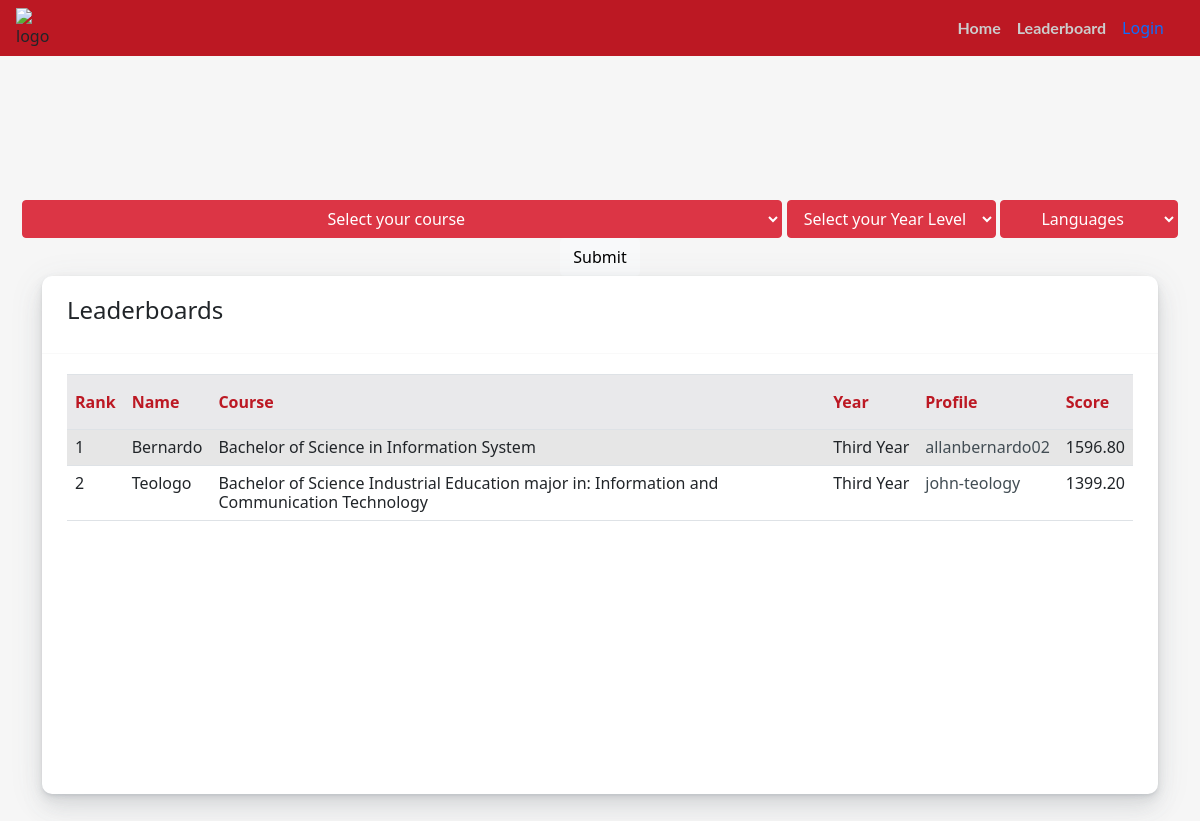
The app's page /leaderboards/, older data.
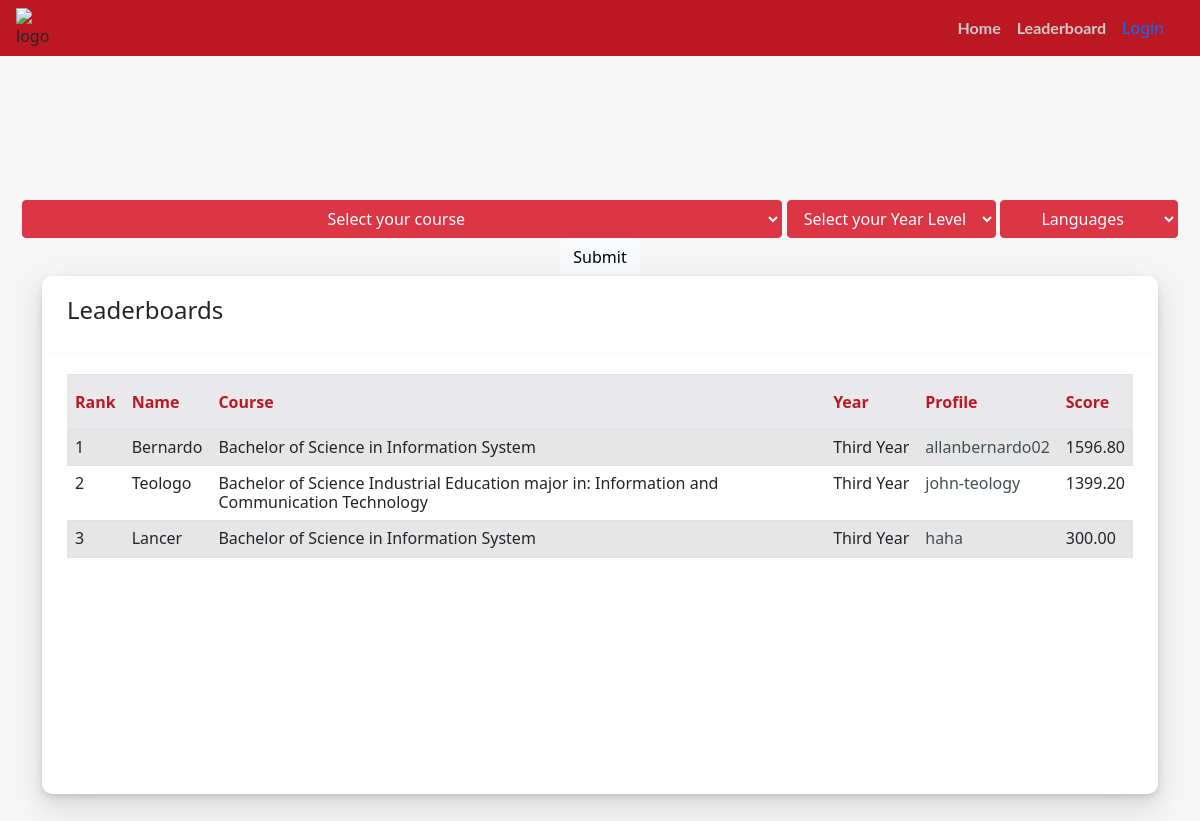
The same page, newer data.
### portfolio/models.py (models this page shows, shortened)
class LeaderBoards(models.Model):
    userProfile = models.ForeignKey(Profile , null=True ,on_delete=CASCADE, related_name='user_leaderboard')
    userID = models.ForeignKey(User, on_delete=CASCADE, related_name= 'userLeaderboard' )
    courseID = models.ForeignKey(Course, on_delete=CASCADE ,related_name='userCourse' , null=True)
    yearID = models.ForeignKey(YearLevel, on_delete=CASCADE,  related_name= 'userYearLevel',null=True )
    overallScore = models.FloatField(default=0,blank=True)
    CEnterprise = models.FloatField(default=0,blank=True, verbose_name='1C Enterprise')
    ASPNET = models.FloatField(default=0,blank=True, verbose_name='ASP.NET')
    ActionScript = models.FloatField(default=0,blank=True)
    Apex = models.FloatField(default=0,blank=True)
    Assembly = models.FloatField(default=0,blank=True)
    Ballerina = models.FloatField(default=0,blank=True)
    Batchfile = models.FloatField(default=0,blank=True)
    Blazor = models.FloatField(default=0,blank=True)
    C = models.FloatField(default=0,blank=True)
    CSharp = models.FloatField(default=0,blank=True, verbose_name='C#')
    Cplus = models.FloatField(default=0,blank=True,verbose_name='C++')
    COBOL = models.FloatField(default=0,blank=True)
    CSS = models.FloatField(default=0,blank=True)
    Clojure = models.FloatField(default=0,blank=True)
    CoffeeScript = models.FloatField(default=0,blank=True)
    Crystal = models.FloatField(default=0,blank=True)
    Cucumber = models.FloatField(default=0,blank=True)
    Dart = models.FloatField(default=0,blank=True)
    Delphi = models.FloatField(default=0,blank=True)
    Dockerfile = models.FloatField(default=0,blank=True)
    EJS = models.FloatField(default=0,blank=True)
    EPP = models.FloatField(default=0,blank=True)
    ERB = models.FloatField(default=0,blank=True)
    Ebuild = models.FloatField(default=0,blank=True)
    Elixir = models.FloatField(default=0,blank=True)
    Elm = models.FloatField(default=0,blank=True)
    Erlang = models.FloatField(default=0,blank=True)
    FSharp = models.FloatField(default=0,blank=True,verbose_name='F#')
    Fortran = models.FloatField(default=0,blank=True)
    Go = models.FloatField(default=0,blank=True)
    Groovy = models.FloatField(default=0,blank=True)
    HCL = models.FloatField(default=0,blank=True)
    HTML = models.FloatField(default=0,blank=True)
    HTML_Razor = models.FloatField(default=0,blank=True,verbose_name='HTML+RAZOR')
    Haskell = models.FloatField(default=0,blank=True)
    Haxe = models.FloatField(default=0,blank=True)
    HiveQL = models.FloatField(default=0,blank=True)
    JSON = models.FloatField(default=0,blank=True)
    Java = models.FloatField(default=0,blank=True)
    JavaScript = models.FloatField(default=0,blank=True)
    Julia = models.FloatField(default=0,blank=True)
    JupyterNotebook = models.FloatField(default=0,blank=True, verbose_name='Jupyter Notebook')
    Kivy = models.FloatField(default=0,blank=True)
    Kotlin = models.FloatField(default=0,blank=True)
    LabVIEW = models.FloatField(default=0,blank=True)
    Less = models.FloatField(default=0,blank=True)
    Lex = models.FloatField(default=0,blank=True)
    Limbo = models.FloatField(default=0,blank=True)
    Liquid = models.FloatField(default=0,blank=True)
    Lua = models.FloatField(default=0,blank=True)
    M = models.FloatField(default=0,blank=True)
    MATLAB = models.FloatField(default=0,blank=True)
    Makefile = models.FloatField(default=0,blank=True)
    Mathematica = models.FloatField(default=0,blank=True)
    Mercury = models.FloatField(default=0,blank=True)
    Nginx = models.FloatField(default=0,blank=True)
    Nix = models.FloatField(default=0,blank=True)
    ObjectiveC = models.FloatField(default=0,blank=True, verbose_name='Objective-C')
    ObjectiveCplus = models.FloatField(default=0,blank=True, verbose_name='Objective-C++')
    OpenEdgeABL = models.FloatField(default=0,blank=True, verbose_name='OpenEdge ABL')
    PHP = models.FloatField(default=0,blank=True)
    PLSQL = models.FloatField(default=0,blank=True)
    PLpgSQL = models.FloatField(default=0,blank=True)
    Perl = models.FloatField(default=0,blank=True)
    Perl6 = models.FloatField(default=0,blank=True, verbose_name='Perl 6')
    PowerBuilder = models.FloatField(default=0,blank=True)
    Powershell = models.FloatField(default=0,blank=True)
    Prolog = models.FloatField(default=0,blank=True)
    ProtocolBuffer = models.FloatField(default=0,blank=True, verbose_name= 'Protocol Buffer')
    Puppet = models.FloatField(default=0,blank=True)
    Python = models.FloatField(default=0,blank=True)
    QML = models.FloatField(default=0,blank=True)
    R = models.FloatField(default=0,blank=True)
    Raku = models.FloatField(default=0,blank=True)
    Robot = models.FloatField(default=0,blank=True)
    Ruby = models.FloatField(default=0,blank=True)
    Rust = models.FloatField(default=0,blank=True)
    SASS = models.FloatField(default=0,blank=True)
    SCSS = models.FloatField(default=0,blank=True)
    SQL = models.FloatField(default=0,blank=True)
    SQLPL = models.FloatField(default=0,blank=True)
    Scala = models.FloatField(default=0,blank=True)
    Shell = models.FloatField(default=0,blank=True)
    Smalltalk = models.FloatField(default=0,blank=True)
    Solidity = models.FloatField(default=0,blank=True)
    Stata = models.FloatField(default=0,blank=True)
    Stylus = models.FloatField(default=0,blank=True)
    Svelte = models.FloatField(default=0,blank=True)
    Swift = models.FloatField(default=0,blank=True)
    TSQL = models.FloatField(default=0,blank=True)
    TypeScript = models.FloatField(default=0,blank=True)
    Vue = models.FloatField(default=0,blank=True)
    XML = models.FloatField(default=0,blank=True)
    Xtend = models.FloatField(default=0,blank=True)
    Xtext = models.FloatField(default=0,blank=True)
    YAML = models.FloatField(default=0,blank=True)
    Yacc = models.FloatField(default=0,blank=True)
    Zig = models.FloatField(default=0,blank=True)

class User(AbstractUser):
    pass

class Course(models.Model):
    course = models.CharField(max_length=150)
    def __str__(self):
        return f"{self.course}"

class YearLevel(models.Model):
    yearLevel = models.CharField(max_length=50)
    def __str__(self):
        return f"{self.yearLevel}"

class Profile(models.Model):
    userID = models.ForeignKey(User, on_delete=CASCADE, related_name= 'userProfile' )
    nickname = models.CharField(max_length=100, blank=True)
    githubName = models.CharField(max_length=100)
    aboutMe = models.TextField(max_length=300, blank=True)

### portfolio/views.py (the view)
# urls.py: path('leaderboards/',views.leaderboard, name='leaderboard'),
def leaderboard(request):
    course = Course.objects.all()
    year = YearLevel.objects.all()
    by_what = '-overallScore'
    d = {}
    select1 = 'Select your course'
    select2 = 'Select your Year Level'
    select3 = 'Languages'
    if request.method == 'POST':
        lang = 'overallScore'
        if request.POST.get('courseid'):
            c_id = request.POST['courseid']
            c = Course.objects.get(pk = c_id)
            d['courseID'] = c
            select1 = c
        if request.POST.get('yearlevelid'):
            y_id = request.POST['yearlevelid']
            date = YearLevel.objects.get(pk = y_id)
            d['yearID'] = date
            select2 = date
        if request.POST.get('languages'):
            lang = request.POST['languages']
            select3 = request.POST['languages']
        try:
            data = LeaderBoards.objects.filter(**d).order_by('-' +lang)
        except FieldError:
            lang = nameProb[lang]
            data = LeaderBoards.objects.filter(**d).order_by('-' +lang)
    else:
        lang = ''
        data= LeaderBoards.objects.order_by(by_what)
    return render(request,'portfolio/leaderboards.html',{
        'courses': course,
        'yearlevels':year,
        'languages': languages,
        'data' : data,
        'select1': select1,
        'select2': select2,
        'select3': select3,
        'lang' : lang,
    })

### portfolio/templates/portfolio/leaderboards.html (shortened to what the changed rows need)
{% load getattribute %}  {% load static %} {% load i18n %} {% load account socialaccount %}
<!DOCTYPE html>
<html lang="en">
  <head>
    <link
      href="https://cdn.jsdelivr.net/npm/bootstrap@4.4.1/dist/css/bootstrap.min.css"
      rel="stylesheet"
    />
     <link
    rel="stylesheet"
    href="https://cdnjs.cloudflare.com/ajax/libs/font-awesome/5.12.1/css/all.min.css"
  />
  <link
    href="https://cdn.jsdelivr.net/npm/bootstrap@5.1.0/dist/css/bootstrap.min.css"
    rel="stylesheet"
  />
  <link
    href="https://maxcdn.bootstrapcdn.com/font-awesome/4.3.0/css/font-awesome.min.css"
    rel="stylesheet"
/>
<link rel="stylesheet" href="{% static 'portfolio/index.css' %}" />
  </head>
  <body>
    <div class="container">
      <div class="row">
        <div class="col-12 col-sm-12 col-md-12">
          <div class="card">
            <div class="card-body">
              <div
                class="table-responsive"
                id="proTeamScroll"
                tabindex="2"
                style="height: 400px; overflow: hidden; outline: none"
              >
                <div class="scrollit">
                  <table class="table table-striped">
                    <thead>
                      <tr>
                        <th>Rank</th>
                        <th>Name</th>
                        <th>Course</th>
                        <th>Year</th>
                        <th>Profile</th>
                        <th>Score</th>
                      </tr>
                    </thead>
                    <tbody>
                      {% if lang != '' %} {% for d in data %}
                      {% if d|getattribute:lang  %}
                      <tr>
                        <td class="table-img">
                          <h6 class="mb-0 font-13">{{forloop.counter}}</h6>
                        </td>
                        <td>
                            <h6 class="mb-0 font-13">{{d.userID.last_name}}</h6>
                        </td>
                        <td><h6 class="mb-0 font-13">{{d.courseID}}</h6></td>
                        <td class="text-truncate">
                          <h6 class="mb-0 font-13">{{d.yearID}}</h6>
                        </td>
                        <td>
                          <a
                          href="{% url 'redirect' d.userID.id %}"
                          style="text-decoration: none; color: #424d54"
                        >
                          <h6 class="mb-0 font-13">
                            {{d.userProfile.githubName}}
                          </h6>
                          </a>
                        </td>
                        <td>
                          <h6 class="mb-0 font-13">
                            {{ d|getattribute:lang|floatformat:2 }}
                          </h6>
                        </td>
                      </tr>
                      {% endif %}
                      {% endfor %} {% else %} {% for d in data %}
                      {% if d.overallScore %}
                      <tr>
                        <td class="table-img">
                          <h6 class="mb-0 font-13">{{forloop.counter}}</h6>
                        </td>
                        <td>
                            <h6 class="mb-0 font-13">{{d.userID.last_name}}</h6>
                        </td>
                        <td><h6 class="mb-0 font-13">{{d.courseID}}</h6></td>
                        <td class="text-truncate">
                          <h6 class="mb-0 font-13">{{d.yearID}}</h6>
                        </td>
                        <td>
                          <a
                          href="{% url 'redirect' d.userID.id %}"
                          style="text-decoration: none; color: #424d54"
                        >
                          <h6 class="mb-0 font-13">
                            {{d.userProfile.githubName}}
                          </h6>
                          </a>
                        </td>
                        <td>
                          <h6 class="mb-0 font-13">
                            {{d.overallScore|floatformat:2}}
                          </h6>
                        </td>
                      </tr>
                      {% endif %}
                      {% endfor %} {% endif %}
                    </tbody>
                  </table>
                </div>
              </div>
            </div>
          </div>
        </div>
      </div>
    </div>
  </body>
</html>

Row changes from the older to the newer data that the page shows:
added LeaderBoards: userID.last_name "Lancer", courseID "Bachelor of Science in Information System", yearID "Third Year", userProfile.githubName "haha", overallScore "300.00"
